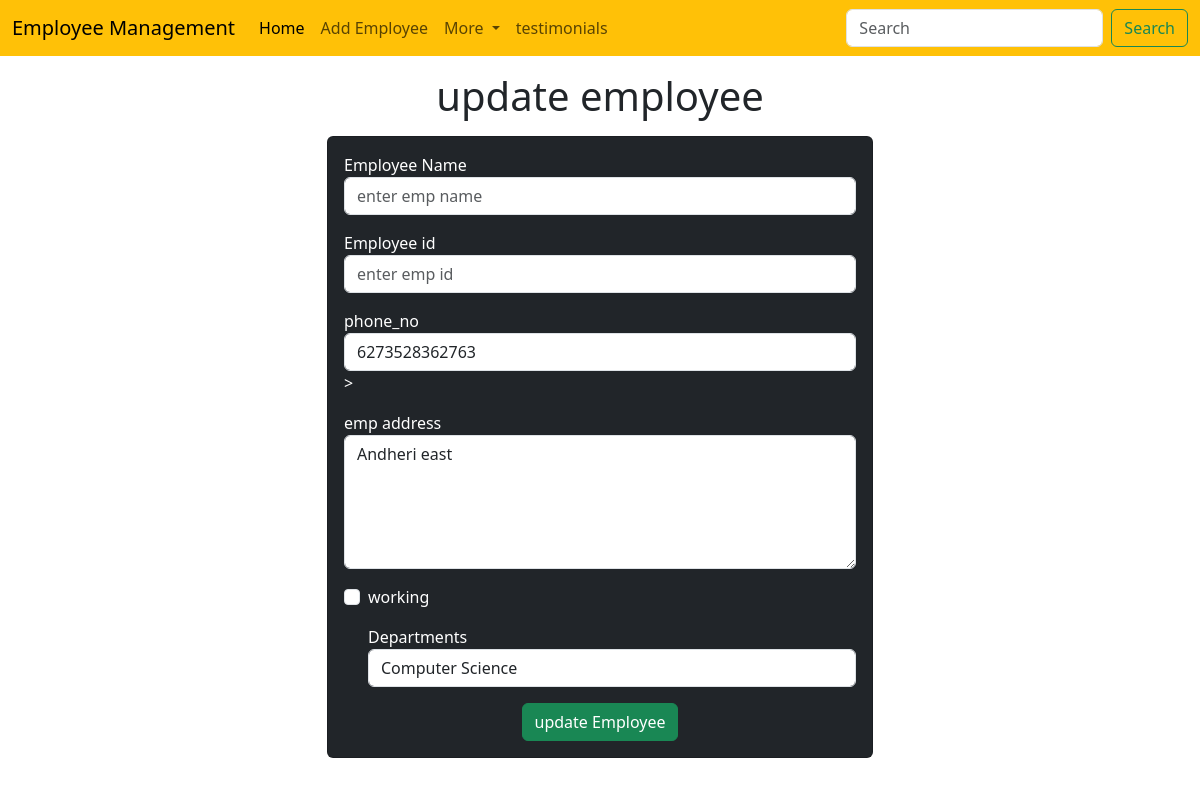
Screenshot of /emp/update-emp/5 with the database file from the repository.
### emp/models.py (models this page shows, shortened)
class Emp(models.Model):
    name = models.CharField(max_length=200)
    emp_id = models.CharField(max_length=200)
    phone = models.CharField(max_length=10)
    address = models.CharField(max_length=200)
    working = models.BooleanField(default=True)
    department = models.CharField(max_length=200)

### emp/views.py (the view)
# urls.py: path('update-emp/<int:emp_id>',update_emp),
def update_emp(request, emp_id):
    emp = Emp.objects.get(pk=emp_id)
    return render(request, "emp/update_emp.html",{'emp':emp})

### templates/emp/update_emp.html (shortened to what this page needs)
<!doctype html>
<html lang="en">
  <head>
    <link href="https://cdn.jsdelivr.net/npm/bootstrap@5.3.0/dist/css/bootstrap.min.css" rel="stylesheet">
  </head>
  <body>
    {% include 'emp/navbar.html' %}
    <h1 class="text-center my-3">update employee</h1>
    <div class="container">
      <div class="row">
        <div class = "col-md-6 offset-md-3">
          <div class="card bg-dark text-white">
            <div class="card-body">
              <form action="/emp/do-update-emp/{{emp.id}}" method="POST">
                <div class="mb-3">
                  <label for="name">Employee Name</label>
                  <input id = "name" type="text" class = "form-control" placeholder="enter emp name"
                  name="emp_name"
                  value = "{{emp.emp_name}}">
                </div>
                <div class="mb-3">
                  <label for="id">Employee id</label>
                  <input id = "id" type="text" class = "form-control" placeholder="enter emp id"
                  name = "emp_id"
                  value = "{{emp.emp_id}}">
                </div>
                <div class="mb-3">
                  <label for="phone">phone_no</label>
                  <input id = "phone" type="text" class = "form-control" placeholder="enter emp phone"
                  name = "emp_phone"
                  value = "{{emp.phone}}">>
                </div>
                <div class="mb-3">
                  <label for="address">emp address</label>
                  <textarea name="emp_address" id="address" rows="5" class="form-control">{{emp.address}}</textarea>
                </div>
                <div class="mb-3 form-check">
                  <label for="working">working</label>
                  <input value = {% if emp.working %} checked {% endif %} type="checkbox" name="emp_working" id="working" class="form-check-input">
                </div>
                 <div class="mb-3 form-check">
                  <label for="department">Departments</label>
                   <select value={{emp.department}} name="emp_department" id="department" class="form-control">
                     <option value="CSE">Computer Science</option>
                   </select>
                </div>
                <div class="container text-center">
                  <button class="btn btn-success">
                    update Employee
                  </button>
                </div>
              </form>
        </div>
  </body>
</html>

### rows the page displays
Emp: emp_phone "6273528362763", emp_address "Andheri east", emp_department "Computer Science"
